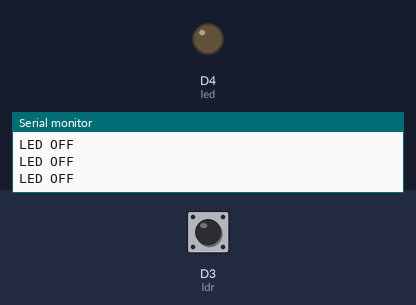
Recording of a sketch running on a simulated ESP8266 (NodeMCU). On the bench: output pins drawn as LEDs (lit = HIGH), the last lines printed to the serial monitor. Dashed ring = blinking. The test bench sets the inputs (shaded band); at power-on: D3 (ldr) LOW.

Above: at 1.2 s.
1.3 s: D3 (ldr) driven HIGH
At 1.9 s:
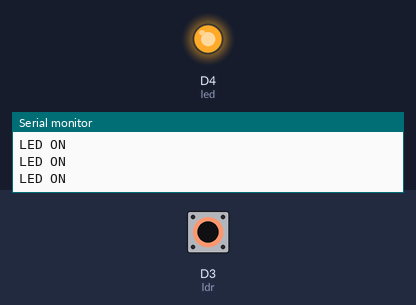
2.8 s: D3 (ldr) driven LOW
At 4.2 s:
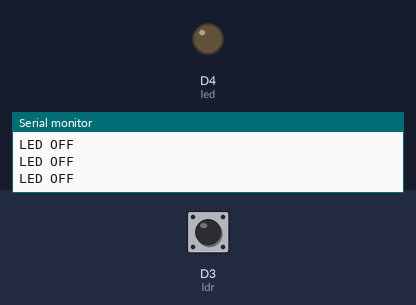
5.8 s: D3 (ldr) pulsed HIGH 5 times (0.12 s each, 0.3 s apart)
At 6.16 s:
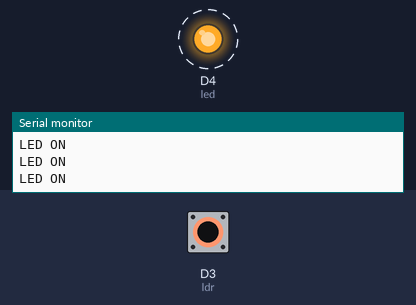
Timing chart, 0 to 8.8 s (numbered marks = the images above; inputs shaded):
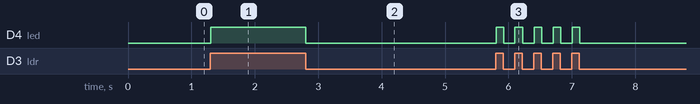

Measured:
- after the input at 1.3 s, D4 (led): LOW → HIGH at once
- after the input at 2.8 s, D4 (led): HIGH → LOW at once
- after the input at 5.8 s, D4 (led): alternates HIGH for 0.12 s and LOW for 0.18 s, 10 changes in all, then stays LOW, starting at once

The sketch:

ldr.ino
```cpp
#include <SoftwareSerial.h>
const int ldr = D3;
const int led = D4;
int value;

void setup() {
  Serial.begin(9600);
  pinMode(ldr, INPUT);
  pinMode(led, OUTPUT);
  digitalWrite(led, LOW);
}


void loop() {
  value = digitalRead(ldr);
  // if(value == 0)
  if (value == 1) {
    digitalWrite(led, HIGH);
    Serial.println("LED ON");

  } else {
    digitalWrite(led, LOW);
    Serial.println("LED OFF");

  }
}
```
